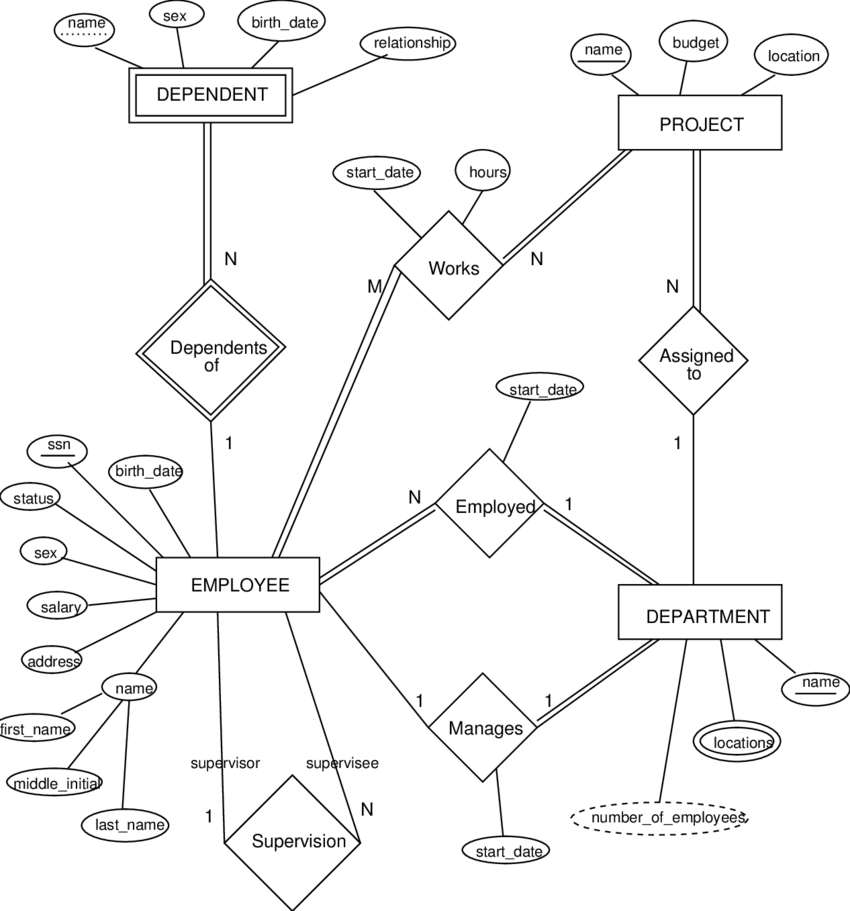
#> input picture notebooks/removeLines/er4.png, 850 x 911 px
$ jupyter execute --allow-errors preprocessing.ipynb   (shell and % lines are left out)   (older library calls are emulated)
#> lines starting #> are read from the running program, lines starting #| are printed output that depends on the picture; after the words box and inside, x2 and y2 are one past the last pixel; in counts of white or black regions, pixels touching at a corner belong together
[cell 1]
import cv2
from skimage.filters import threshold_otsu
import numpy as np
from skimage.morphology import (erosion, dilation, opening, closing,  # noqa
                                white_tophat)
from skimage.measure import find_contours
import matplotlib.pyplot as plt
from skimage.draw import rectangle

[cell 2]
# [17 lines left out: function contour_imgs, not called in this run]

[cell 3]
im_in = cv2.imread("er4.png", cv2.IMREAD_GRAYSCALE)
#> im_in is the input picture: shape (911, 850); min 0, max 255, mean 244.5
th, im_th = cv2.threshold(im_in, 220, 255, cv2.THRESH_BINARY_INV)
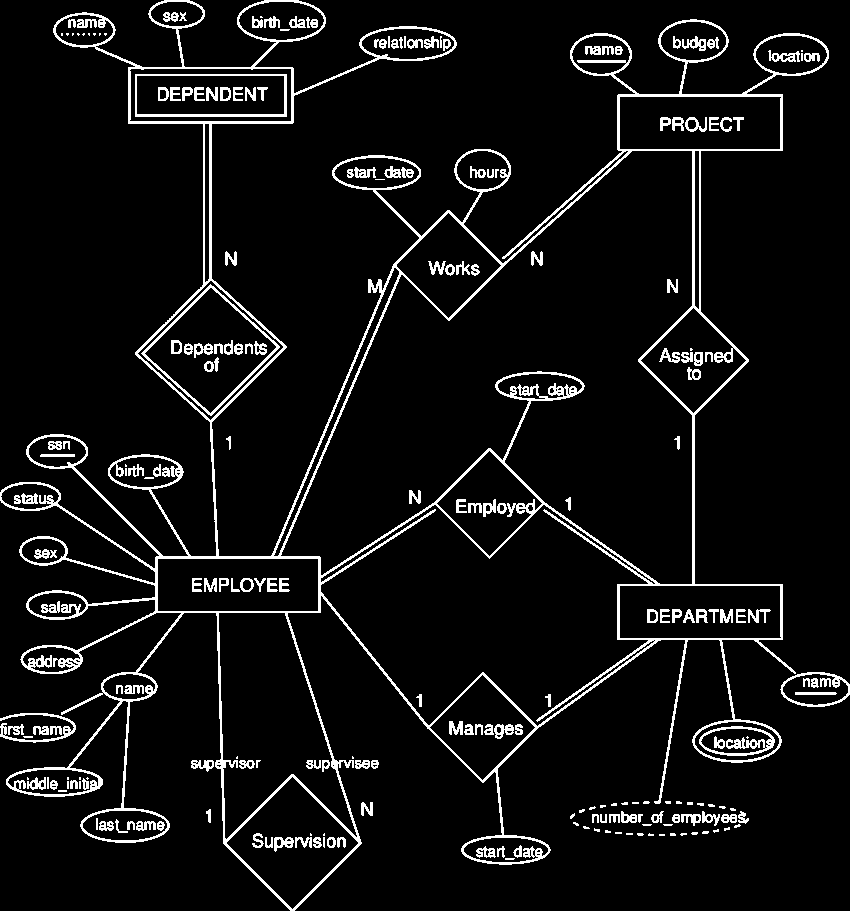
#> im_th: shape (911, 850); 6.8% white in thin lines or dots
# [17 lines of commented-out code are left out]

[cell 4]
# Mask used to flood filling.
# Notice the size needs to be 2 pixels than the image.
h, w = im_th.shape[:2]
area = h*w
mask = np.zeros((h+2, w+2), np.uint8)

im_floodfill = im_th.copy()
##################Flood fill corners#####
cv2.floodFill(im_floodfill, mask, (0,0), 255)
#> im_floodfill: shape (911, 850); 18.5% white; 237 white regions (65 under 20 px), largest, box (x1, y1, x2, y2) and area: (0, 0, 829, 911) 125232, (141, 284, 280, 416) 1012, (135, 74, 287, 117) 950
cv2.floodFill(im_floodfill, mask, (w-1,0), 255)
#> im_floodfill: shape (911, 850); 58% white; 237 black regions (171 under 20 px), largest, box (x1, y1, x2, y2) and area: (281, 151, 692, 584) 95112, (0, 501, 290, 911) 67424, (321, 505, 655, 726) 43847
cv2.floodFill(im_floodfill, mask, (0,h-1), 255)
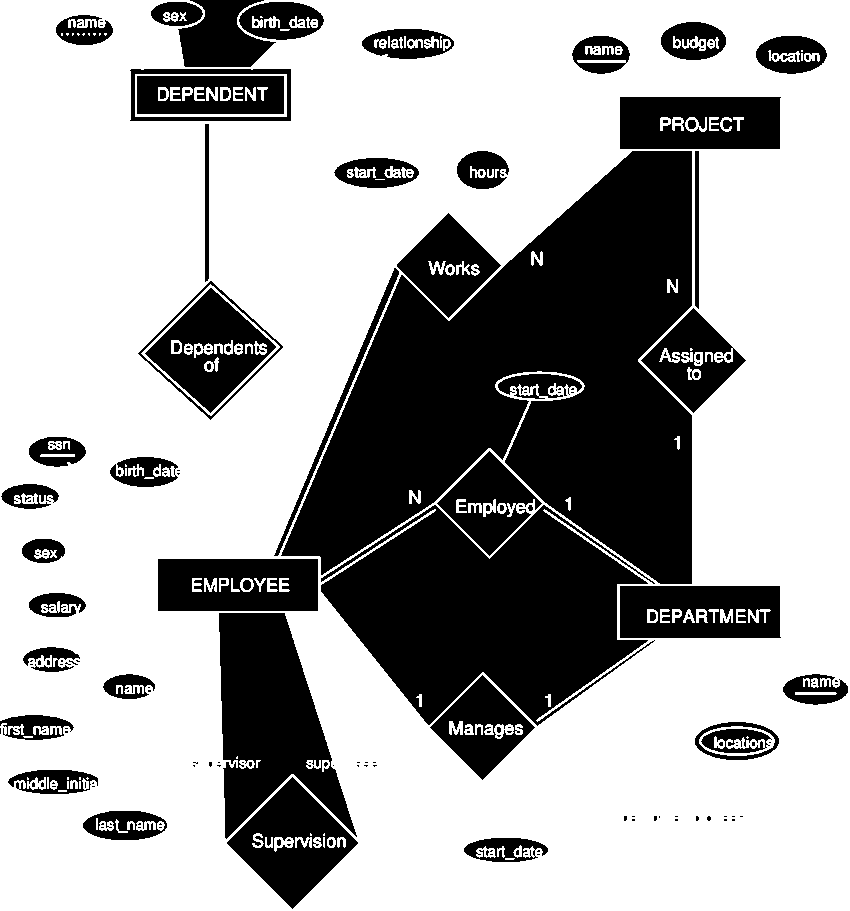
#> im_floodfill: shape (911, 850); 66.7% white; 237 black regions (172 under 20 px), largest, box (x1, y1, x2, y2) and area: (281, 151, 692, 584) 95112, (321, 505, 655, 726) 43847, (219, 613, 357, 839) 17602
cv2.floodFill(im_floodfill, mask, (w-1,h-1), 255)
#cv2.floodFill(im_floodfill, mask, (int(w/2),int(h/2)), 255)
# cv2.floodFill(im_floodfill, mask, (int(w*0.75),int(h/2)), 255)

[cell 5]
######################cv contours#########
# Invert floodfilled image
im_floodfill_inv = cv2.bitwise_not(im_floodfill)
#> im_floodfill_inv: shape (911, 850); 33.3% white; 237 white regions (172 under 20 px)
im2, contours_cv, hierarchy = cv2.findContours(im_floodfill_inv, cv2.RETR_TREE, cv2.CHAIN_APPROX_SIMPLE)
#> contours_cv = 431 contours, 209 with area under 20; largest, box (x1, y1, x2, y2) and area: (281, 151, 692, 584) 94656, (321, 505, 655, 726) 43186, (219, 613, 357, 839) 17548, (138, 281, 283, 420) 9998, (140, 283, 281, 417) 9422
im_empty = np.ones((h, w,3), np.uint8) * 255

i=0
for cnt in contours_cv:
    x,y,w1,h1 = cv2.boundingRect(cnt)
    contour_area = w1*h1
    area_per = contour_area/area
    # if(i==8):
    im_temp = np.ones((h, w,3), np.uint8) * 255
    cv2.drawContours(im_temp, contours_cv, i, (0,0,0), 1)
    gray_img=cv2.cvtColor(im_temp,cv2.COLOR_BGR2GRAY)
    gray_img = np.float32(gray_img)
    corners = None
    corners = cv2.goodFeaturesToTrack(gray_img, 0, 0.1, 20,useHarrisDetector=True)
    ##print(type(corners))
    if(corners is None):
        i+=1
       # #print("hi")
        continue
    corners = np.int0(corners)
    cornersCount = 0
    for c in corners:
        xc, yc = c.ravel()
        if((xc-x)/w <= 0.1 or (x+w-xc)/w <=0.1 or (yc-y)/h <=0.1 or (y+h-yc)/h <=0.1):
            cornersCount +=1
            cv2.circle(im_empty, (xc, yc), 1, 255, -1)
    ##print(i,len(corners))
    if(cornersCount>5):
        i+=1
        continue
    cv2.drawContours(im_empty, contours_cv, i, (0,0,0), 1)
    # cv2.imwrite("gray.png", gray_img)
        # break
    i+=1
#> this loop made 431 passes
#> (x, y, w1, h1, contour_area, area_per, corners) on passes 4, 21, 41: (504, 857, 12, 4, 48, 6.2e-05, [[505, 859]]), (707, 816, 4, 5, 20, 2.58e-05, [[709, 818]]), (95, 817, 4, 14, 56, 7.23e-05, [[97, 829]])
#> pass 1, `gray_img=cv2.cvtColor(im_temp,cv2.COLOR_BGR2GRAY)`:
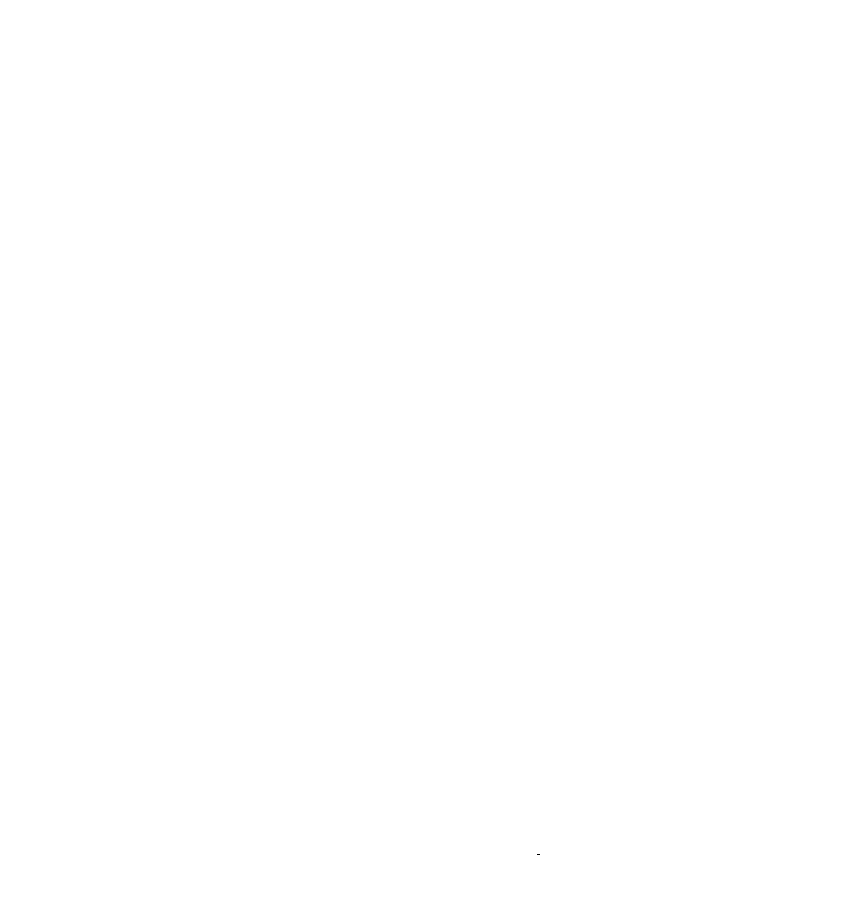
#> gray_img: shape (911, 850); 100% white; black in thin lines or dots, all inside (x1, y1, x2, y2) = (537, 854, 540, 855)
#> after the loop:
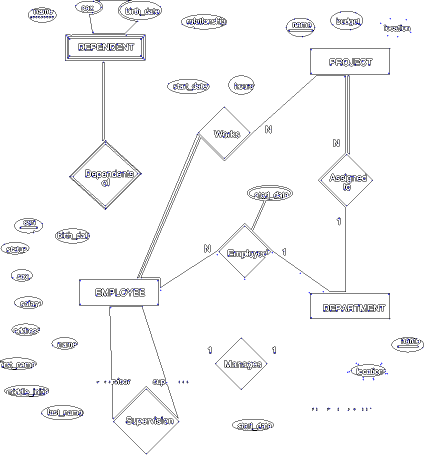
#> im_empty: shape (911, 850, 3) (shown at 1/2 size); mean of channels 0, 1, 2 247.8, 247.3, 247.3; drawn as B, G, R
#> after the loop, i = 431
#cv2.drawContours(im, contours_cv, -1, (0,0,0), 1)
cv2.imwrite("contoured.png", im_empty)
#########################################
# Display images.
cv2.imwrite("Thresholded_Image.png", im_th)
cv2.imwrite("Floodfilled_Image.png", im_floodfill)
cv2.imwrite("Inverted_Floodfilled_Image.png", im_floodfill_inv)
#> Out = True
#start flooding from corners?

[cell 6]
kernel1 = np.array((
    [0,0,0],
	[-1,1,-1],
    [0,0,0]), dtype="int")
kernel2 = np.array((
	[0,-1,0],
    [0,1,0],
    [0,-1,0]), dtype="int")
kernel3 = np.array((
	[-1,0,0],
    [0,1,0],
    [0,0,-1]), dtype="int")
kernel4 = np.array((
	[0,0,-1],
    [0,1,0],
    [-1,0,0]), dtype="int")
kernel5 = np.array((
	[0,-1,0],
    [-1,4,-1],
    [0,-1,0]), dtype="int")
#only bar edges after floodfilling the image
image_with_edges = cv2.filter2D(im_floodfill, -1, kernel1)
#> image_with_edges: shape (911, 850); 0.02% white in thin lines or dots, all inside (x1, y1, x2, y2) = (0, 12, 821, 858)
image_with_edges += cv2.filter2D(im_floodfill, -1, kernel2)
image_with_edges += cv2.filter2D(im_floodfill, -1, kernel3)
image_with_edges += cv2.filter2D(im_floodfill, -1,kernel4)
#by subtraction we get all step edges
edges = cv2.filter2D(im_floodfill, -1, kernel5)
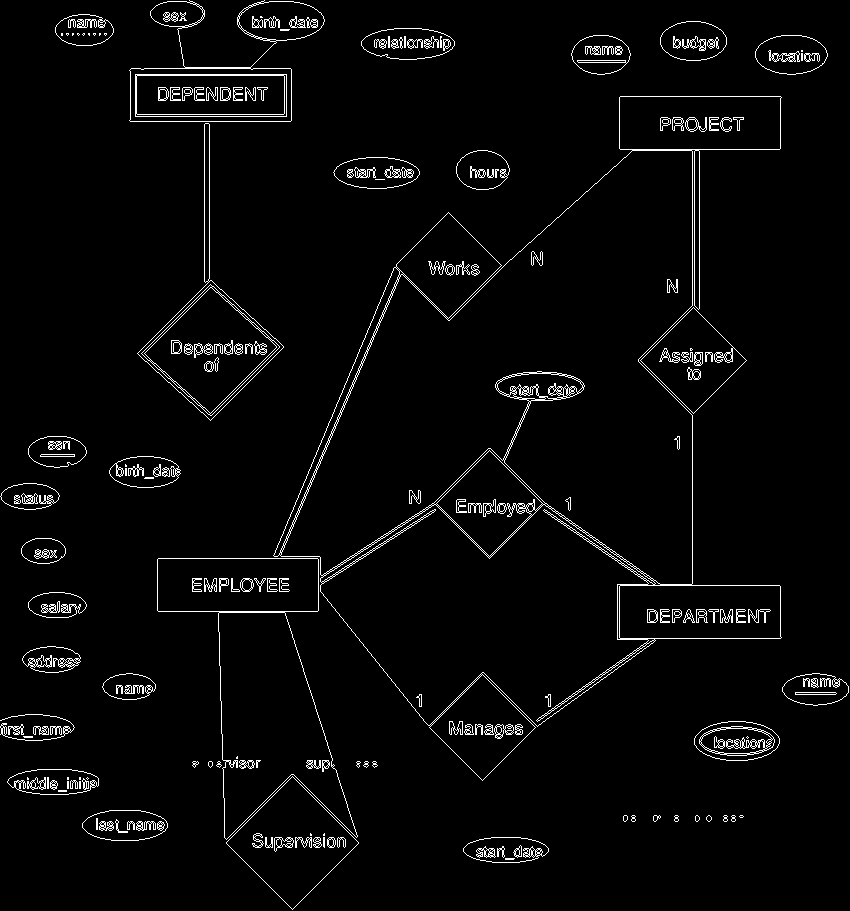
#> edges: shape (911, 850); 3.2% white in thin lines or dots

edges_ored = cv2.bitwise_not(image_with_edges & im_floodfill)
cv2.imwrite("edges.png", image_with_edges)
cv2.imwrite("edges2.png", edges)
cv2.imwrite("edges_ored.png", edges_ored)
#> Out = True

#> (a cell that did not finish here is left out)

[cell 8]
help(cv2.goodFeaturesToTrack)
#> (printed output is left out)
#TODO
#instead of removing the words check for corners near border

[cell 9]
structureElm =  np.array((
	[1,1,1],
	[1,1,1],
    [1,1,1]), dtype="int")
#> (the rest of this cell did not finish here and is left out)

[cell 10]
im_empty_2D=cv2.cvtColor(im_empty,cv2.COLOR_BGR2GRAY)
#> (the rest of this cell did not finish here and is left out)

$ run again, with notebooks/removeLines/er1.png copied over notebooks/removeLines/er4.png
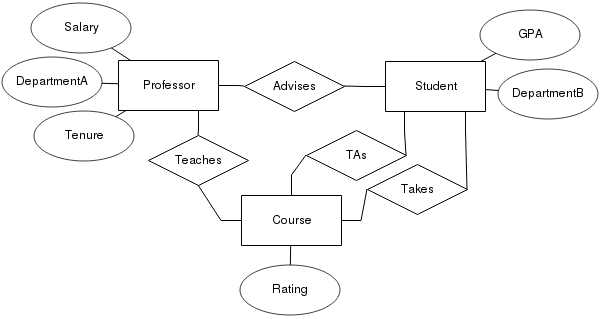
#> input picture notebooks/removeLines/er1.png, 601 x 319 px
#> im_in is the input picture: shape (319, 601); min 0, max 255, mean 249
#> `th, im_th = cv2.threshold(im_in, 220, 255, cv2.THRESH_BINARY_INV)`:
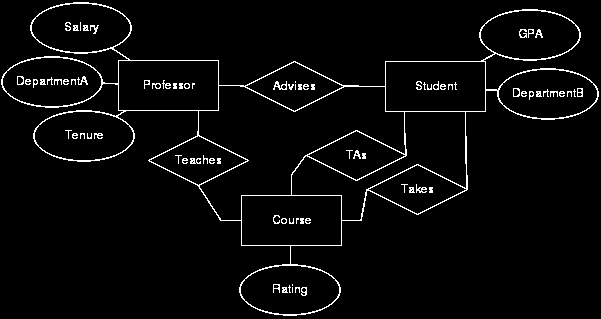
#> im_th: shape (319, 601); 3.6% white in thin lines or dots
#> im_floodfill: shape (319, 601); 66.2% white; 61 black regions (44 under 20 px), largest, box (x1, y1, x2, y2) and area: (199, 86, 405, 220) 13644, (292, 112, 466, 220) 6614, (242, 196, 341, 245) 4716
#> im_floodfill_inv: shape (319, 601); 33.8% white; 61 white regions (44 under 20 px)
#> contours_cv = 142 contours, 55 with area under 20; largest, box (x1, y1, x2, y2) and area: (199, 86, 405, 220) 13302, (292, 112, 466, 220) 6344, (242, 196, 341, 245) 4704, (386, 62, 485, 111) 4704, (119, 61, 218, 110) 4704
#> the loop `for cnt in contours_cv:` made 142 passes
#> (x, y, w1, h1, contour_area, area_per) on passes 8, 26, 37, 47, 56: (284, 288, 1, 1, 1, 5.22e-06), (411, 188, 1, 1, 1, 5.22e-06), (192, 159, 1, 1, 1, 5.22e-06), (292, 112, 174, 108, 18792, 0.098), (199, 86, 206, 134, 27604, 0.144)
#> after the loop `for cnt in contours_cv:`: i = 142
#> `cv2.imwrite("Inverted_Floodfilled_Image.png", im_floodfill_inv)`: Out = True
#> edges: shape (319, 601); 2.8% white in thin lines or dots
#> `edges_ored = cv2.bitwise_not(image_with_edges & im_floodfill)`:
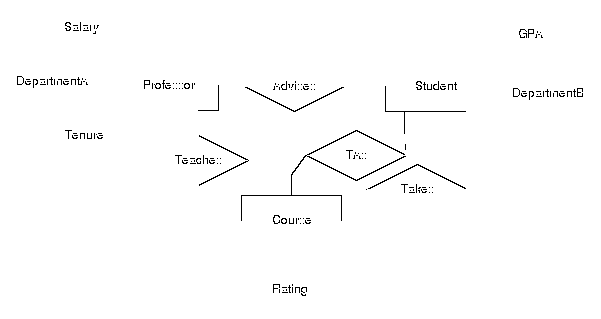
#> edges_ored: shape (319, 601); min 0, max 255, mean 251.8
#> (printed output is left out)

$ run again, with notebooks/removeLines/er11.png copied over notebooks/removeLines/er4.png
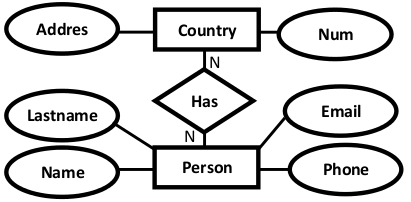
#> input picture notebooks/removeLines/er11.png, 411 x 202 px
#> im_in is the input picture: shape (202, 411); min 0, max 255, mean 214.2
#> im_th: shape (202, 411); 19% white; 38 white regions, largest, box (x1, y1, x2, y2) and area: (4, 2, 404, 199) 12809, (36, 22, 56, 36) 150, (42, 166, 60, 179) 150
#> `cv2.floodFill(im_floodfill, mask, (0,0), 255)`:
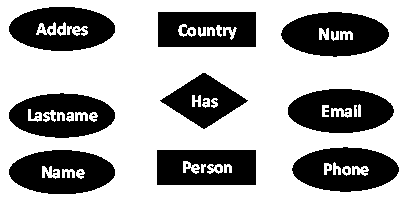
#> im_floodfill: shape (202, 411); 65.4% white; 27 black regions (18 under 20 px), largest, box (x1, y1, x2, y2) and area: (281, 12, 389, 57) 3478, (288, 89, 394, 133) 3381, (9, 150, 115, 194) 3370
#> im_floodfill_inv: shape (202, 411); 34.6% white; 27 white regions (18 under 20 px)
#> contours_cv = 64 contours, 18 with area under 20; largest, box (x1, y1, x2, y2) and area: (281, 12, 389, 57) 3601, (292, 147, 399, 192) 3558, (9, 7, 115, 51) 3558, (9, 150, 115, 194) 3557, (9, 93, 115, 138) 3556
#> the loop `for cnt in contours_cv:` made 64 passes
#> (x, y, w1, h1, contour_area, area_per) on passes 9, 15, 23, 44, 55: (9, 150, 106, 44, 4664, 0.0562), (292, 147, 107, 45, 4815, 0.058), (9, 93, 106, 45, 4770, 0.0575), (281, 12, 108, 45, 4860, 0.0585), (9, 7, 106, 44, 4664, 0.0562)
#> after the loop `for cnt in contours_cv:`: i = 64
#> `cv2.imwrite("Inverted_Floodfilled_Image.png", im_floodfill_inv)`: Out = True
#> `edges = cv2.filter2D(im_floodfill, -1, kernel5)`:
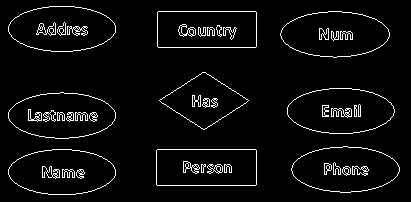
#> edges: shape (202, 411); 4.7% white in thin lines or dots, all inside (x1, y1, x2, y2) = (8, 6, 400, 195)
#> (printed output is left out)
